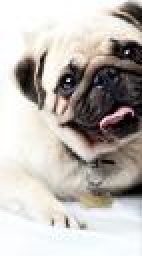
#> input picture CNN_dropout/data/pos/23603.jpg, 71 x 128 px (shown 2 times larger)
$ python img_provider.py   (older library calls are emulated)
#> lines starting #> are read from the running program, lines starting #| are printed output that depends on the picture
#> pass 2 of the loop in get, `for idx,folder in zip([0,1],cate):`:
### CNN_dropout/util/processing.py
# -*- coding: utf-8 -*-
"""
Created on Mon Apr 16 10:37:13 2018

@author: VasiliShi
"""

import numpy as np
import cv2
import sys
import os

sys.path.append(os.path.dirname(os.path.dirname(os.path.abspath(__file__))))
def show(img):
    cv2.imshow('image',img)
    cv2.waitKey(0)

def resize(img,shape=(128,128)):#shape 为img.shape
    height,width ,channel= img.shape
    if height >128 and height > 128:
        return cv2.resize(img,shape)
    if height >=128:
        s = (height - 128) //2
        img = img[s:(s+128),:,:]
    else:#小于
        s1 = (128-height) // 2
        s2 = (128-height)-s1
        pad1 = 255 * np.ones((s1,width,channel),dtype=np.uint8)#3是通道
        pad2 = 255 * np.ones((s2,width,channel),dtype=np.uint8)#3是通道 这个地方是一个坑啊
        img = np.concatenate((pad1,img,pad2),0) #vertical

    if width >=128:
        s = (width - 128) //2
        img = img[:,s:(s+128),:]
    else:#小于
        s1 = (128-width) // 2
        s2 = (128-width) -s1
        pad1 = 255 * np.ones((128,s1,channel),dtype=np.uint8)#这个int类型很关键
        pad2 = 255 * np.ones((128,s2,channel),dtype=np.uint8)#不然会出现花屏现象
        img = np.concatenate((pad1,img,pad2),1) #horizontal
    return img

# [26 lines left out: functions read_img_deprecated, read_img, not called in this run]


def read_train_img(images,label = None,gray=False,augment = False):
#> called with images = array of shape (4,), label = array of shape (4,), gray = False, augment = False
    result = []
    tmp_label = []
    for idx,path in enumerate(images):
        img = cv2.imread(path)
#> img is the input picture: shape (128, 71, 3); mean B, G, R 178.8, 183.5, 189.1
        img = resize(img)
#> in resize, `img = np.concatenate((pad1,img,pad2),1)`:
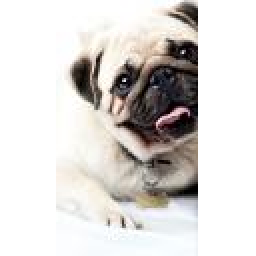
#> img: shape (128, 128, 3) (shown 2 times larger); mean B, G, R 212.7, 215.4, 218.4
        if gray:
            img = cv2.cvtColor(img, cv2.COLOR_BGR2GRAY)
            img = img.reshape(128,128,1)
        result.append(img) #原图
        tmp_label.append(label[idx])
        if augment:#是否数据增强
            if label[idx] == 0: #这个地方写的 [硬] 代码，后续可以改进为 ==label
                new_img = flip_h(img) # horizontal
                result.append(new_img)
                tmp_label.append(label[idx])#

                new_img = flip_v(img) # horizontal
                result.append(new_img)
                tmp_label.append(label[idx])#vertical
                for _ in range(4):
                    angle = np.int(np.random.uniform(-1,1) * 45)
                    new_img = rotate(img,angle)
                    result.append(new_img)
                    tmp_label.append(label[idx])
#> pass 2 of the loop in read_train_img, `for idx,path in enumerate(images):`:
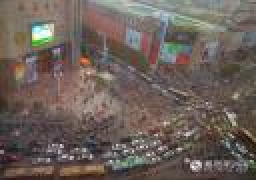
#> input picture CNN_dropout/data/pos/14765.jpg, 128 x 90 px (shown 2 times larger)
#> in read_train_img, img is the input picture: shape (90, 128, 3); mean B, G, R 90, 96.5, 108.1
#> in resize (call 2), `img = np.concatenate((pad1,img,pad2),0)`:
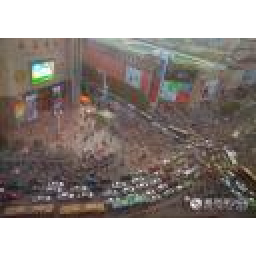
#> img: shape (128, 128, 3) (shown 2 times larger); mean B, G, R 139, 143.5, 151.7

    result = np.array(result)
    label = np.array(tmp_label)
    return result,label


#图片的变换
# [112 lines left out: functions translate, rotate, rotate_bound, flip_h, flip_v, prepare_image and 1 more, not called in this run]
# [10 lines that do not run on import are left out]


### CNN_dropout/util/img_provider.py
# -*- coding: utf-8 -*-
"""
Created on Wed Mar 21 15:43:05 2018

@author: Vasili
"""

import sys
import os
sys.path.append(os.path.dirname(os.path.dirname(os.path.abspath(__file__))))
import numpy as np
sys.path.append(".")
#from skimage import io
from .processing import read_train_img #前面这个 点  很关键


import cv2
class DataSet(object):
    def __init__(self,images,labels):
        self._index_in_epoch = 0

        self._images = images
        self._label = labels
        self._epochs_completed = 0
        self._num_examples = len(self._images)
    @property
    def images(self):
        return self._images
    @property
    def label(self):
        return self._label
    @property
    def num_examples(self):
        return self._num_examples

#deprecated,bug can't loop the dataset

    def next_batch_deprecated(self,batch_size=6):
        start = self._index_in_epoch
        if start == 0:
            perm0 = np.arange(self._num_examples)
            np.random.shuffle(perm0)
            self._images = self.images[perm0]
            self._label = self.label[perm0]
        if start + batch_size > self._num_examples: #这里没有添加 如果循环结束的语句
            return read_train_img(self._images[start:],self._label[start:])
        else:
            self._index_in_epoch += batch_size
            end = self._index_in_epoch
            return read_train_img(self._images[start:end],self._label[start:end])

    def next_batch(self,batch_size = 6,shuffle = True):
        start = self._index_in_epoch
        if self._epochs_completed == 0 and start ==0 and shuffle:
            perm0 = np.arange(self._num_examples)
            np.random.shuffle(perm0)
            self._images = self.images[perm0]
            self._label = self.label[perm0]
        if start + batch_size > self._num_examples:
            self._epochs_completed += 1
            rest_examples = self._num_examples - start #计算剩下的
            rest_images = self._images[start:]
            rest_labels = self._label[start:]
            if shuffle:
                perm1 = np.arange(self._num_examples)
                np.random.shuffle(perm1)
                self._images = self.images[perm1]
                self._label = self.label[perm1]
            start = 0
            self._index_in_epoch = batch_size - rest_examples#从头开始
            end = self._index_in_epoch
            new_images = self._images[:end]
            new_labels = self._label[:end]
            tmp_imgs = np.concatenate((rest_images,new_images),axis = 0)
            tmp_labels = np.concatenate((rest_labels,new_labels),axis = 0)
            return read_train_img(tmp_imgs,tmp_labels)
        else:
            self._index_in_epoch += batch_size
            end = self._index_in_epoch
            return read_train_img(self._images[start:end],self._label[start:end])


class Portrait(object):
    def __init__(self,ratio = 0.8,path="../data"):
        self.data_dir = path
        self.train_img = None
        self.train_label = None
        self.test_img = None
        self.test_label = None
        self.get(ratio)
        self.train = DataSet(images = self.train_img,labels = self.train_label)
        self.test = DataSet(images= self.test_img,labels= self.test_label)

    def get(self,ratio):
        cate=[self.data_dir+os.sep+x for x in os.listdir(self.data_dir) if os.path.isdir(self.data_dir+os.sep+x)]
        imgs = []
        labels = []
        for idx,folder in zip([0,1],cate):
            for img in os.listdir(folder):
                imgs.append(os.path.join(folder,img))
                labels.append(idx)
        count = len(labels)
        imgs = np.array(imgs)
        labels = np.array(labels) #Attention
        arr = np.arange(count)
        np.random.shuffle(arr)
        imgs = imgs[arr]
        labels = labels[arr]

        s = int(count * ratio)
        self.train_img = imgs[:s]
        self.test_img  = imgs[s:]
        self.train_label = labels[:s]
        self.test_label = labels[s:]


if __name__ == "__main__":
    p = Portrait(0.8)
    t = p.train
    a ,b= t.next_batch(5)


    cv2.imshow("img.jpg",a[2])
    cv2.waitKey (0)
    cv2.destroyAllWindows()
#    cv2.imshow('image',img[2])
#    cv2.waitKey(0)
#    cv2.destroyAllWindows()
